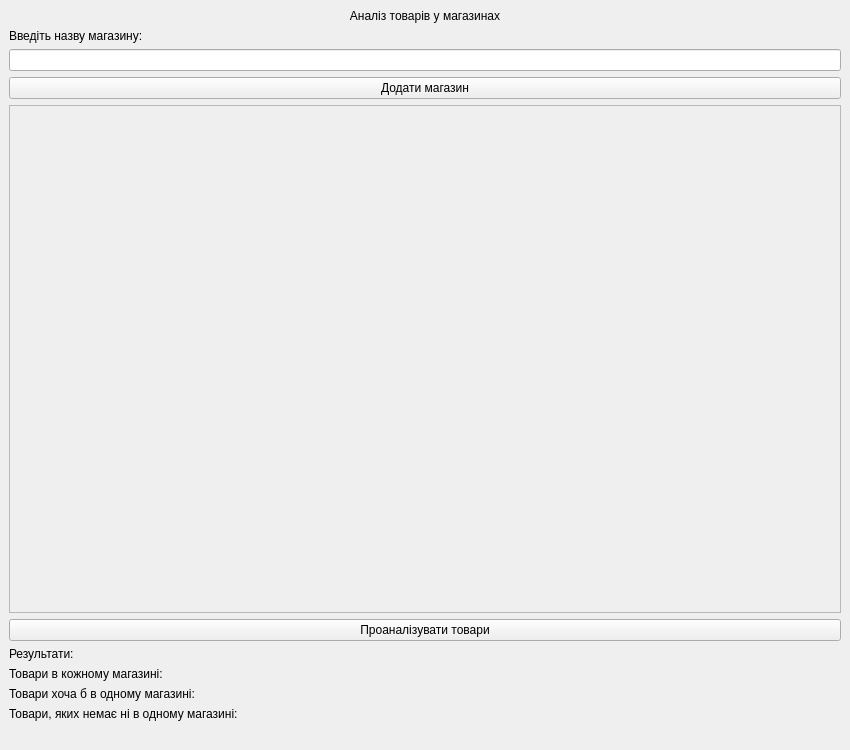
<?xml version="1.0" encoding="UTF-8"?>
<ui version="4.0">
 <class>MainWindow</class>
 <widget class="QMainWindow" name="MainWindow">
  <property name="geometry">
   <rect>
    <x>0</x>
    <y>0</y>
    <width>850</width>
    <height>750</height>
   </rect>
  </property>
  <property name="windowTitle">
   <string>MainWindow</string>
  </property>
  <widget class="QWidget" name="centralwidget">
   <layout class="QVBoxLayout" name="verticalLayout_5">
    <item>
     <widget class="QLabel" name="title">
      <property name="text">
       <string>Аналіз товарів у магазинах</string>
      </property>
      <property name="alignment">
       <set>Qt::AlignmentFlag::AlignCenter</set>
      </property>
     </widget>
    </item>
    <item>
     <layout class="QVBoxLayout" name="verticalLayout_3">
      <item>
       <widget class="QLabel" name="label_store_name">
        <property name="text">
         <string>Введіть назву магазину:</string>
        </property>
       </widget>
      </item>
      <item>
       <widget class="QLineEdit" name="input_store_name"/>
      </item>
      <item>
       <widget class="QPushButton" name="pushButton_add_store">
        <property name="text">
         <string>Додати магазин</string>
        </property>
       </widget>
      </item>
     </layout>
    </item>
    <item>
     <widget class="QScrollArea" name="scrollArea">
      <property name="widgetResizable">
       <bool>true</bool>
      </property>
      <widget class="QWidget" name="scrollArea_content">
       <property name="geometry">
        <rect>
         <x>0</x>
         <y>0</y>
         <width>830</width>
         <height>476</height>
        </rect>
       </property>
      </widget>
     </widget>
    </item>
    <item>
     <widget class="QPushButton" name="pushButton_process_products">
      <property name="text">
       <string>Проаналізувати товари</string>
      </property>
     </widget>
    </item>
    <item>
     <layout class="QVBoxLayout" name="verticalLayout_4">
      <item>
       <widget class="QLabel" name="label_4">
        <property name="text">
         <string>Результати:</string>
        </property>
       </widget>
      </item>
      <item>
       <layout class="QVBoxLayout" name="verticalLayout_2">
        <item>
         <layout class="QHBoxLayout" name="horizontalLayout" stretch="1,4">
          <item>
           <widget class="QLabel" name="label">
            <property name="text">
             <string>Товари в кожному магазині:</string>
            </property>
           </widget>
          </item>
          <item>
           <widget class="QLabel" name="label_products_in_all_stores">
            <property name="text">
             <string/>
            </property>
           </widget>
          </item>
         </layout>
        </item>
        <item>
         <layout class="QHBoxLayout" name="horizontalLayout_2" stretch="1,3">
          <item>
           <widget class="QLabel" name="label_2">
            <property name="text">
             <string>Товари хоча б в одному магазині:</string>
            </property>
           </widget>
          </item>
          <item>
           <widget class="QLabel" name="label_products_in_at_least_one_shop">
            <property name="text">
             <string/>
            </property>
           </widget>
          </item>
         </layout>
        </item>
        <item>
         <layout class="QHBoxLayout" name="horizontalLayout_3" stretch="1,2">
          <item>
           <widget class="QLabel" name="label_3">
            <property name="text">
             <string>Товари, яких немає ні в одному магазині:</string>
            </property>
           </widget>
          </item>
          <item>
           <widget class="QLabel" name="label_products_in_no_shop">
            <property name="text">
             <string/>
            </property>
           </widget>
          </item>
         </layout>
        </item>
       </layout>
      </item>
     </layout>
    </item>
    <item>
     <widget class="QLabel" name="label_status">
      <property name="text">
       <string/>
      </property>
     </widget>
    </item>
   </layout>
  </widget>
 </widget>
 <resources/>
 <connections/>
</ui>
